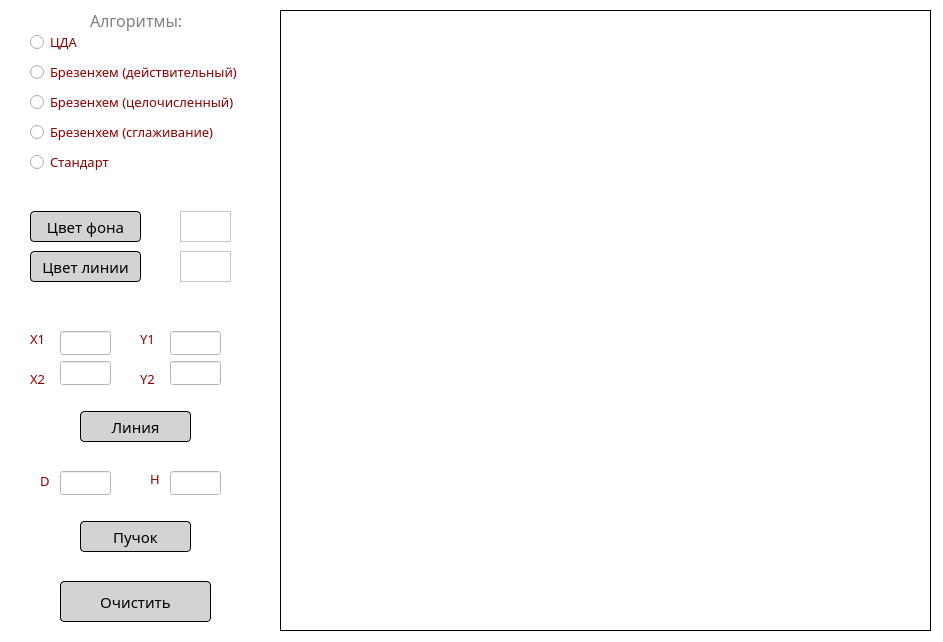
<?xml version="1.0" encoding="UTF-8"?>
<ui version="4.0">
 <class>mainwidget</class>
 <widget class="QMainWindow" name="mainwidget">
  <property name="geometry">
   <rect>
    <x>0</x>
    <y>0</y>
    <width>943</width>
    <height>642</height>
   </rect>
  </property>
  <property name="windowTitle">
   <string>mainwidget</string>
  </property>
  <property name="styleSheet">
   <string notr="true">background: white</string>
  </property>
  <widget class="QWidget" name="centralWidget">
   <widget class="QGraphicsView" name="graphicsView">
    <property name="geometry">
     <rect>
      <x>280</x>
      <y>10</y>
      <width>651</width>
      <height>621</height>
     </rect>
    </property>
    <property name="styleSheet">
     <string notr="true">background: white;
border: 1px solid black;</string>
    </property>
   </widget>
   <widget class="QRadioButton" name="ddaFlag">
    <property name="geometry">
     <rect>
      <x>30</x>
      <y>31</y>
      <width>51</width>
      <height>22</height>
     </rect>
    </property>
    <property name="styleSheet">
     <string notr="true">color: darkred; font-family: Menlo; font-size: 13px;</string>
    </property>
    <property name="text">
     <string>ЦДА</string>
    </property>
   </widget>
   <widget class="QRadioButton" name="brFFlag">
    <property name="geometry">
     <rect>
      <x>30</x>
      <y>61</y>
      <width>221</width>
      <height>22</height>
     </rect>
    </property>
    <property name="styleSheet">
     <string notr="true">color: darkred; font-family: Menlo; font-size: 13px;</string>
    </property>
    <property name="text">
     <string>Брезенхем (действительный)</string>
    </property>
   </widget>
   <widget class="QRadioButton" name="brIntFlag">
    <property name="geometry">
     <rect>
      <x>30</x>
      <y>91</y>
      <width>221</width>
      <height>22</height>
     </rect>
    </property>
    <property name="styleSheet">
     <string notr="true">color: darkred; font-family: Menlo; font-size: 13px;</string>
    </property>
    <property name="text">
     <string>Брезенхем (целочисленный)</string>
    </property>
   </widget>
   <widget class="QRadioButton" name="brSFlag">
    <property name="geometry">
     <rect>
      <x>30</x>
      <y>121</y>
      <width>201</width>
      <height>22</height>
     </rect>
    </property>
    <property name="styleSheet">
     <string notr="true">color: darkred; font-family: Menlo; font-size: 13px;</string>
    </property>
    <property name="text">
     <string>Брезенхем (сглаживание)</string>
    </property>
   </widget>
   <widget class="QRadioButton" name="stdFlag">
    <property name="geometry">
     <rect>
      <x>30</x>
      <y>151</y>
      <width>91</width>
      <height>22</height>
     </rect>
    </property>
    <property name="styleSheet">
     <string notr="true">color: darkred; font-family: Menlo; font-size: 13px;</string>
    </property>
    <property name="text">
     <string>Стандарт</string>
    </property>
   </widget>
   <widget class="QPushButton" name="bgColor">
    <property name="geometry">
     <rect>
      <x>30</x>
      <y>211</y>
      <width>111</width>
      <height>31</height>
     </rect>
    </property>
    <property name="styleSheet">
     <string notr="true">#bgColor {
background: lightgrey;
font-family: Menlo;
font-size: 15px;
border-radius: 4px;
border: 1px solid black;
color: black;
}
#bgColor:hover {
background: silver;
color: green
}
#bgColor:pressed {
background: lightgrey;
font-size: 17px;
}</string>
    </property>
    <property name="text">
     <string>Цвет фона</string>
    </property>
   </widget>
   <widget class="QPushButton" name="lineColor">
    <property name="geometry">
     <rect>
      <x>30</x>
      <y>251</y>
      <width>111</width>
      <height>31</height>
     </rect>
    </property>
    <property name="styleSheet">
     <string notr="true">#lineColor {
background: lightgrey;
font-family: Menlo;
font-size: 15px;
border-radius: 4px;
border: 1px solid black;
color: black;
}
#lineColor:hover {
background: silver;
color: green
}
#lineColor:pressed {
background: lightgrey;
font-size: 17px;
}</string>
    </property>
    <property name="text">
     <string>Цвет линии</string>
    </property>
   </widget>
   <widget class="QGraphicsView" name="bgView">
    <property name="geometry">
     <rect>
      <x>180</x>
      <y>211</y>
      <width>51</width>
      <height>31</height>
     </rect>
    </property>
   </widget>
   <widget class="QGraphicsView" name="lineView">
    <property name="geometry">
     <rect>
      <x>180</x>
      <y>251</y>
      <width>51</width>
      <height>31</height>
     </rect>
    </property>
   </widget>
   <widget class="QLabel" name="label">
    <property name="geometry">
     <rect>
      <x>30</x>
      <y>331</y>
      <width>21</width>
      <height>16</height>
     </rect>
    </property>
    <property name="styleSheet">
     <string notr="true">color: darkred; font-family: Menlo; font-size: 13px;</string>
    </property>
    <property name="text">
     <string>X1</string>
    </property>
   </widget>
   <widget class="QLabel" name="label_2">
    <property name="geometry">
     <rect>
      <x>30</x>
      <y>371</y>
      <width>21</width>
      <height>16</height>
     </rect>
    </property>
    <property name="styleSheet">
     <string notr="true">color: darkred; font-family: Menlo; font-size: 13px;</string>
    </property>
    <property name="text">
     <string>X2</string>
    </property>
   </widget>
   <widget class="QLabel" name="label_3">
    <property name="geometry">
     <rect>
      <x>140</x>
      <y>331</y>
      <width>21</width>
      <height>16</height>
     </rect>
    </property>
    <property name="styleSheet">
     <string notr="true">color: darkred; font-family: Menlo; font-size: 13px;</string>
    </property>
    <property name="text">
     <string>Y1</string>
    </property>
   </widget>
   <widget class="QLabel" name="label_4">
    <property name="geometry">
     <rect>
      <x>140</x>
      <y>371</y>
      <width>21</width>
      <height>16</height>
     </rect>
    </property>
    <property name="styleSheet">
     <string notr="true">color: darkred; font-family: Menlo; font-size: 13px;</string>
    </property>
    <property name="text">
     <string>Y2</string>
    </property>
   </widget>
   <widget class="QLineEdit" name="x1_input">
    <property name="geometry">
     <rect>
      <x>60</x>
      <y>331</y>
      <width>51</width>
      <height>24</height>
     </rect>
    </property>
    <property name="styleSheet">
     <string notr="true">background: white</string>
    </property>
   </widget>
   <widget class="QLineEdit" name="x2_input">
    <property name="geometry">
     <rect>
      <x>60</x>
      <y>361</y>
      <width>51</width>
      <height>24</height>
     </rect>
    </property>
    <property name="styleSheet">
     <string notr="true">background: white</string>
    </property>
   </widget>
   <widget class="QLineEdit" name="y1_input">
    <property name="geometry">
     <rect>
      <x>170</x>
      <y>331</y>
      <width>51</width>
      <height>24</height>
     </rect>
    </property>
    <property name="styleSheet">
     <string notr="true">background: white</string>
    </property>
   </widget>
   <widget class="QLineEdit" name="y2_input">
    <property name="geometry">
     <rect>
      <x>170</x>
      <y>361</y>
      <width>51</width>
      <height>24</height>
     </rect>
    </property>
    <property name="styleSheet">
     <string notr="true">background: white</string>
    </property>
   </widget>
   <widget class="QPushButton" name="lineBtn">
    <property name="geometry">
     <rect>
      <x>80</x>
      <y>411</y>
      <width>111</width>
      <height>31</height>
     </rect>
    </property>
    <property name="styleSheet">
     <string notr="true">#lineBtn {
background: lightgrey;
font-family: Menlo;
font-size: 15px;
border-radius: 4px;
border: 1px solid black;
color: black;
}
#lineBtn:hover {
background: silver;
color: green
}
#lineBtn:pressed {
background: lightgrey;
font-size: 17px;
}</string>
    </property>
    <property name="text">
     <string>Линия</string>
    </property>
   </widget>
   <widget class="QLabel" name="label_5">
    <property name="geometry">
     <rect>
      <x>40</x>
      <y>471</y>
      <width>21</width>
      <height>20</height>
     </rect>
    </property>
    <property name="styleSheet">
     <string notr="true">color: darkred; font-family: Menlo; font-size: 13px;</string>
    </property>
    <property name="text">
     <string>D</string>
    </property>
   </widget>
   <widget class="QLabel" name="label_6">
    <property name="geometry">
     <rect>
      <x>150</x>
      <y>471</y>
      <width>21</width>
      <height>16</height>
     </rect>
    </property>
    <property name="styleSheet">
     <string notr="true">color: darkred; font-family: Menlo; font-size: 13px;</string>
    </property>
    <property name="text">
     <string>H</string>
    </property>
   </widget>
   <widget class="QLineEdit" name="d_input">
    <property name="geometry">
     <rect>
      <x>60</x>
      <y>471</y>
      <width>51</width>
      <height>24</height>
     </rect>
    </property>
    <property name="styleSheet">
     <string notr="true">background: white</string>
    </property>
   </widget>
   <widget class="QLineEdit" name="h_input">
    <property name="geometry">
     <rect>
      <x>170</x>
      <y>471</y>
      <width>51</width>
      <height>24</height>
     </rect>
    </property>
    <property name="styleSheet">
     <string notr="true">background: white</string>
    </property>
   </widget>
   <widget class="QPushButton" name="sunBtn">
    <property name="geometry">
     <rect>
      <x>80</x>
      <y>521</y>
      <width>111</width>
      <height>31</height>
     </rect>
    </property>
    <property name="styleSheet">
     <string notr="true">#sunBtn {
background: lightgrey;
font-family: Menlo;
font-size: 15px;
border-radius: 4px;
border: 1px solid black;
color: black;
}
#sunBtn:hover {
background: silver;
color: green
}
#sunBtn:pressed {
background: lightgrey;
font-size: 17px;
}</string>
    </property>
    <property name="text">
     <string>Пучок</string>
    </property>
   </widget>
   <widget class="QPushButton" name="clearBtn">
    <property name="geometry">
     <rect>
      <x>60</x>
      <y>581</y>
      <width>151</width>
      <height>41</height>
     </rect>
    </property>
    <property name="styleSheet">
     <string notr="true">#clearBtn {
background: lightgrey;
font-family: Menlo;
font-size: 15px;
border-radius: 4px;
border: 1px solid black;
color: black;
}
#clearBtn:hover {
background: silver;
color: red
}
#clearBtn:pressed {
background: lightgrey;
font-size: 17px;
}</string>
    </property>
    <property name="text">
     <string>Очистить</string>
    </property>
   </widget>
   <widget class="QLabel" name="label_7">
    <property name="geometry">
     <rect>
      <x>90</x>
      <y>10</y>
      <width>101</width>
      <height>21</height>
     </rect>
    </property>
    <property name="styleSheet">
     <string notr="true">color: grey; font-family: Menlo; font-size: 16px;</string>
    </property>
    <property name="text">
     <string>Алгоритмы:</string>
    </property>
   </widget>
  </widget>
 </widget>
 <layoutdefault spacing="6" margin="11"/>
 <resources/>
 <connections/>
</ui>
